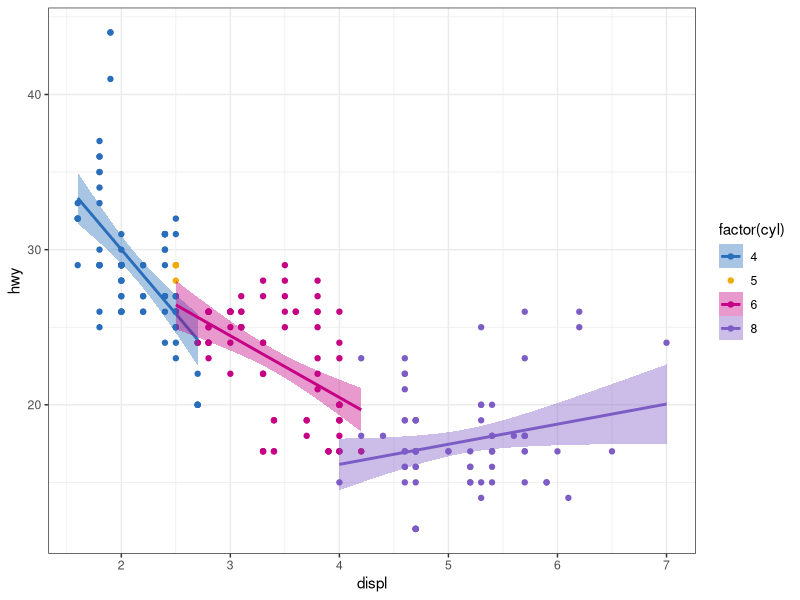

Write the R code that produced this figure. (Note: this script raises an error after producing the figure.)
library(ggeffects)
library(ggplot2)
library(ggsci)

# Set global options
options(
  ggplot2.discrete.colour = ggsci::scale_colour_bmj,
  ggplot2.discrete.fill = ggsci::scale_fill_bmj
)

lanonc_colors <- pal_lancet(palette = "lanonc", alpha = 1)(9)

p <- ggplot(mpg, aes(displ, hwy, colour = factor(cyl), fill = factor(cyl))) +
  geom_point() +
  geom_smooth(method = "lm") +
  theme_bw()

p

# CARES total score
# Predicted values of MMRM
plot <- ggemmeans(
  fit2,
  terms = c("timepoint", "treatment", "static99_modified_calc")
) |>
  plot(
    colors = lanonc_colors,
    show_data = FALSE,
    show_ci = TRUE,
    show_residuals = FALSE,
    show_title = FALSE,
    ci_style = "ribbon"
  )



ggsave(
  here::here("_figures/fig-cares-mmrm-predicted-values.png"),
  plot = plot,
  dpi = 300
)


library(emmeans)
emm <- emmeans(fit2, ~ treatment | timepoint)
emm_df <- as.data.frame(emm)

plot2 <- ggplot(emm_df, aes(x = timepoint, y = emmean, color = treatment, group = treatment)) +
  geom_line() +
  geom_point(size = 2) +
  geom_errorbar(
    aes(ymin = lower.CL, ymax = upper.CL),
    width = 0.1
  ) +
  labs(
    y = "Estimated marginal mean",
    x = "Timepoint",
    color = "Treatment"
  ) +
  theme_minimal()
